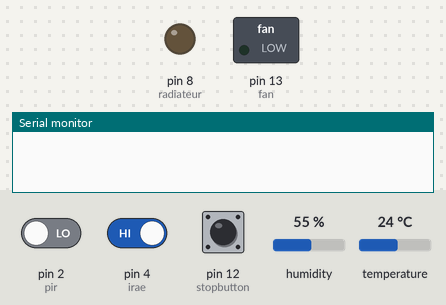
Simulated run of this sketch. Board: Arduino Uno, built with avr-gcc and run on an emulated ATmega328P. On the bench: switched loads named in the sketch (green lamp = pin HIGH), output pins drawn as LEDs (lit = HIGH), the last lines printed to the serial monitor. The test bench sets the inputs (shaded band); at power-on: pin 2 (pir) LOW, pin 12 (stopbutton) HIGH, pin 4 (irae) HIGH, humidity 55 %, temperature 24 °C.

Above: at 1.8 s.
1.9 s: pin 2 (pir) driven HIGH
At 3.2 s:
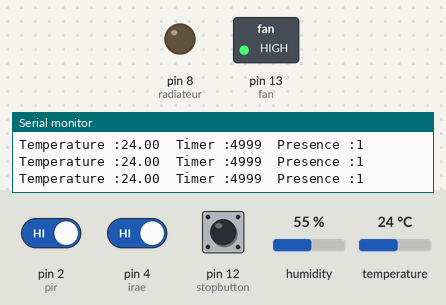
3.5 s: pin 12 (stopbutton) pulled LOW for 1.2 s
At 3.9 s:
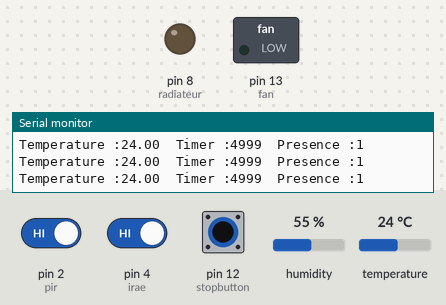
Timing chart, 0 to 15.0 s (numbered marks = the images above; inputs shaded):
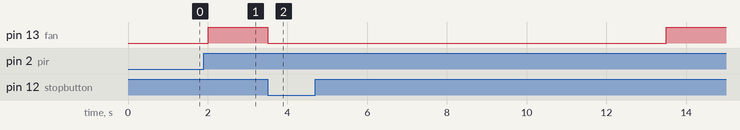

The sketch:

heating.ino
```cpp
//CAPTEUR D'HUMIDITE DHT22

#include <dht.h>
dht DHT;
#define DHT22_PIN 5

struct
{
    uint32_t total;
    uint32_t ok;
    uint32_t crc_error;
    uint32_t time_out;
    uint32_t connect;
    uint32_t ack_l;
    uint32_t ack_h;
    uint32_t unknown;
}
stat = {0,0,0,0,0,0,0,0};

//SETUP PIR
const int pir = 2;
const int irae = 4;

//SETUP PINS ACTIONNEURS

const int fan = 13;
const int radiateur = 8;

//SEUILS

const float seuiltempLow = 19.0; //19° mini
const float seuiltempHigh = 21.0; //21° maxi

const int stopbutton = 12;
int timer = 0;

void setup()
{
    Serial.begin(115200);
    pinMode(fan,OUTPUT); //ACTIONNEURS EN SORTIE (Ventilateur, Radiateur)
    pinMode(radiateur,OUTPUT);
    pinMode(pir,INPUT);
    pinMode(irae,INPUT);
    pinMode(stopbutton,INPUT);
}

void loop()
{
  int arret = digitalRead(stopbutton);
    // -------------- DHT22 --------------
    uint32_t start = micros();
    int chk = DHT.read22(DHT22_PIN);
    uint32_t stop = micros();
    stat.total++;
    switch (chk)
    {
    case DHTLIB_OK:
        stat.ok++;
        break;
    case DHTLIB_ERROR_CHECKSUM:
        stat.crc_error++;
        Serial.print("Checksum error,\t");
        break;
    case DHTLIB_ERROR_TIMEOUT:
        stat.time_out++;
        Serial.print("Time out error,\t");
        break;
    default:
        stat.unknown++;
        Serial.print("Unknown error,\t");
        break;
    }
    int presence = detection_mouvement();
    while(presence == 1 || timer != 0)
    {
      Serial.print("Temperature :");
      Serial.print(DHT.temperature);
      Temperature(seuiltempLow,seuiltempHigh);
      timer--;
      Serial.print("\tTimer :");
      Serial.print(timer);
      Serial.print("\tPresence :");
      Serial.print(presence);
      Serial.println();
      arret = digitalRead(stopbutton);
      //Serial.println(arret);
      if(arret == LOW) //BOUTON APPUYE
      {
        digitalWrite(fan,LOW);
        digitalWrite(radiateur,LOW);
        delay(10000);
      }
      else
      {
        presence = detection_mouvement();
      }
    }
      digitalWrite(fan,LOW);
      digitalWrite(radiateur,LOW);
      delay(1000);
}

void Temperature(float seuiltempLow, float seuiltempHigh)
{
  if(DHT.temperature < seuiltempLow || DHT.temperature > seuiltempHigh)
  {
    if(DHT.temperature < seuiltempLow)
    {
      digitalWrite(radiateur,HIGH);
    }
    if(DHT.temperature > seuiltempHigh)
    {
      digitalWrite(fan,HIGH);
    }
  }
  else
  {
    digitalWrite(radiateur,LOW);
    digitalWrite(fan,LOW);
  }
}

int detection_mouvement()
{
  int irlowrange = digitalRead(irae);
  int irwiderange = digitalRead(pir);
  //Serial.println(irwiderange);
  if(irwiderange == HIGH)// || irlowrange == HIGH)
  {
    timer = 5000; //6 secondes par exemple
    return 1;
  }
  return 0;
}
```

Measured:
- after the input at 1.9 s, pin 13 (fan): LOW → HIGH after 0.12 s
- after the input at 3.5 s, pin 13 (fan): HIGH → LOW at once, → HIGH 10.0 s later
